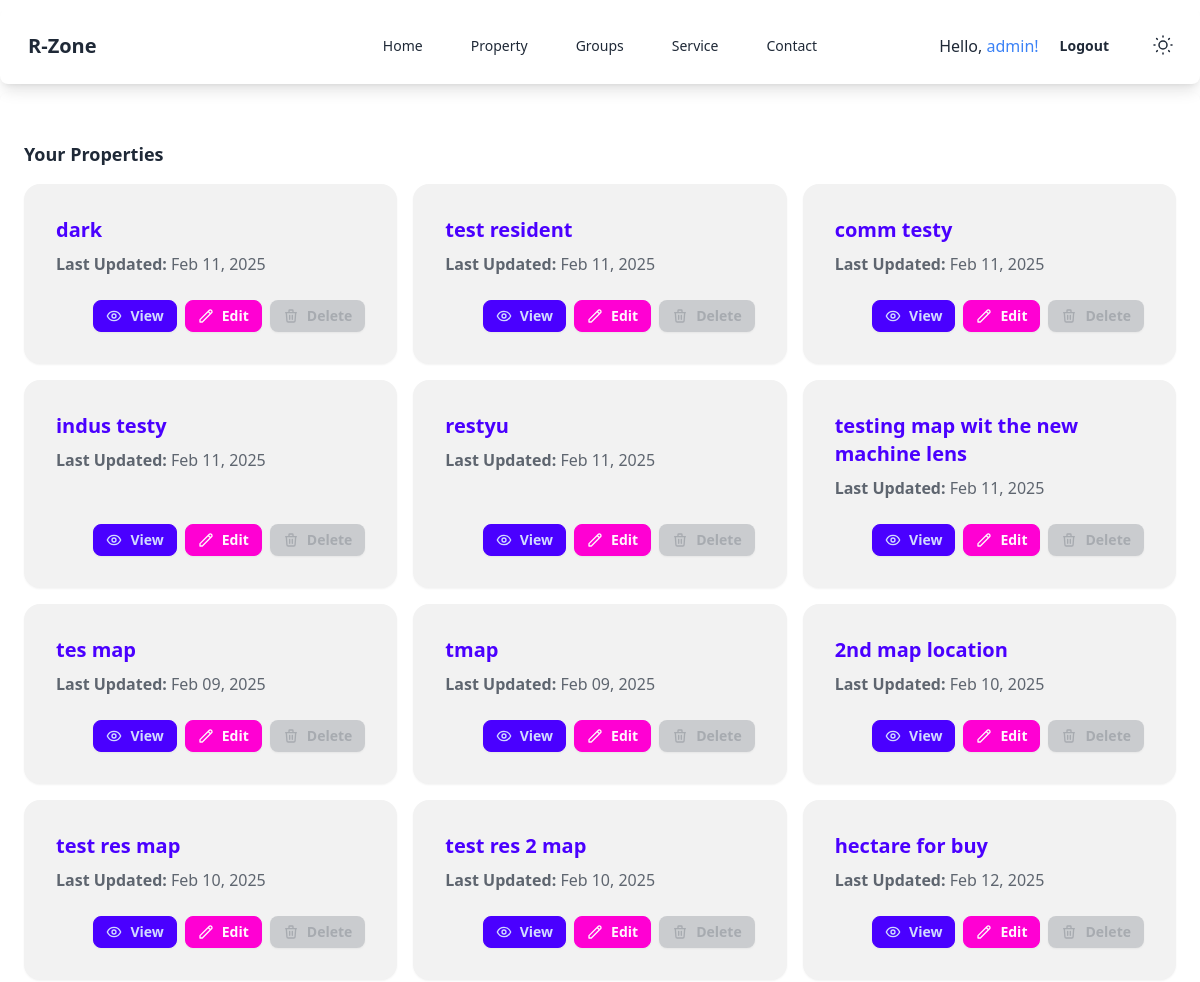
The app's page /dash_user_post/ (signed in, upper part), older data.
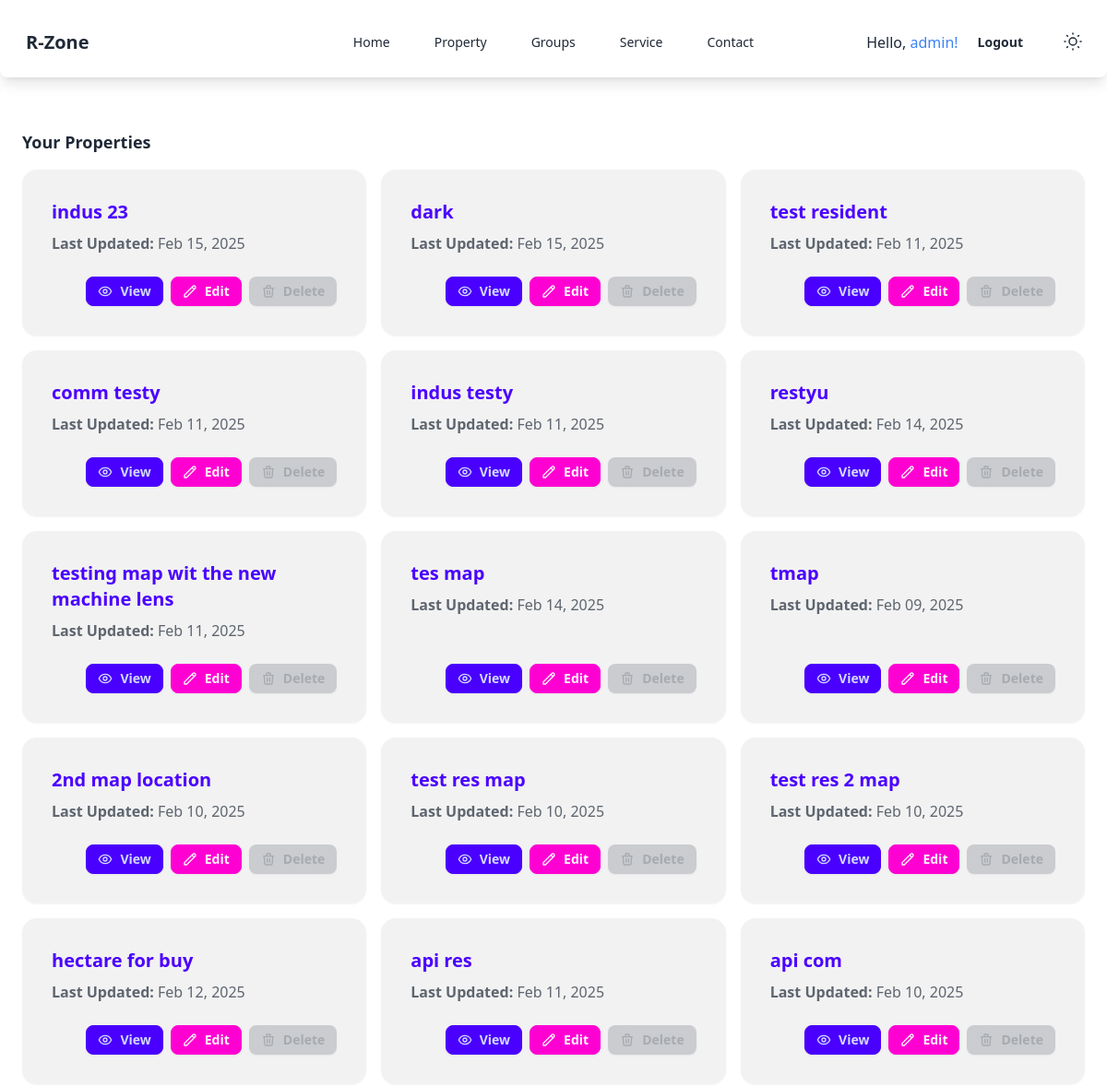
The same page, newer data.
### property/models.py (models this page shows, shortened)
class Property(models.Model):
    user = models.ForeignKey(settings.AUTH_USER_MODEL, on_delete=models.CASCADE, related_name='properties')
    title = models.CharField(max_length=255)
    slug = models.SlugField(max_length=255, unique=True, blank=True, null=True)  # SEO-friendly URL
    contact_phone = models.CharField(max_length=20)
    description = models.TextField(max_length=1000, blank=True, null=True)  # Limit description to 1000 characters
    location = models.CharField(max_length=255, blank=True, null=True)  # General location (e.g., neighborhood, city)
    latitude = models.DecimalField(max_digits=9, decimal_places=6, blank=True, null=True)
    longitude = models.DecimalField(max_digits=9, decimal_places=6, blank=True, null=True)
    country = models.CharField(max_length=100, blank=True, null=True)  # Country
    state = models.CharField(max_length=100, blank=True, null=True)  # State or province
    district = models.CharField(max_length=100, blank=True, null=True)  # District
    subdivision = models.CharField(max_length=100, blank=True, null=True)  # Subdivision (e.g., mandal, sub-district)
    village = models.CharField(max_length=100, blank=True, null=True)  # Village or town
    pincode = models.CharField(max_length=10, blank=True, null=True)  # Postal code or ZIP code
    deal_type = models.CharField(max_length=50, choices=DEAL_TYPE_CHOICES, default='SELL')
    status = models.CharField(max_length=50, choices=STATUS_CHOICES, default='AVAILABLE')  # Tracks availability status
    listing_date = models.DateField(auto_now_add=True, null=True)  # Automatically set when created (IST)
    updated_date = models.DateTimeField(auto_now=True)   # Automatically updated on every save
    is_published = models.BooleanField(default=True)  # True if property is published
    featured = models.BooleanField(default=False)  # Highlight featured properties
    contact_email = models.EmailField(blank=True, null=True)  # Contact email for inquiries
    class Meta:
        ordering = ['-listing_date']  # Default ordering for queries
    def save(self, *args, **kwargs):
        if not self.slug:
            self.slug = slugify(self.title)
            original_slug = self.slug
            counter = 1
            while self.__class__.objects.filter(slug=self.slug).exists():
                self.slug = f"{original_slug}-{counter}"
                counter += 1
        if self.location and (not self.latitude or not self.longitude):
            latitude, longitude = extract_lat_lon_from_gmaps_url(self.location)
            if latitude and longitude:
                self.latitude = latitude
                self.longitude = longitude
        super().save(*args, **kwargs)

### account/views.py (the view)
# urls.py: path('dash_user_post/', views.dash_user_post, name='dash_user_post'),
@login_required
def dash_user_post(request):
    user = request.user  # Get the logged-in user
    properties = Property.objects.filter(user=user)
    land_properties = LandProperty.objects.filter(user=user)
    residential_properties = ResidentialProperty.objects.filter(user=user)
    commercial_properties = CommercialProperty.objects.filter(user=user)
    industrial_properties = IndustrialProperty.objects.filter(user=user)
    context = {
        'properties': properties,
        'land_properties': land_properties,
        'residential_properties': residential_properties,
        'commercial_properties': commercial_properties,
        'industrial_properties': industrial_properties,
    }
    return render(request, 'account/dashboard/dash_user_post.html', context)

### templates/account/dashboard/dash_user_post.html (shortened to what this page needs)
{% extends 'base.html' %}
{% load static %}
{% block content %}
<div class="bg-base-100 p-6 rounded-lg shadow-md">
    {% if properties %}
        <div class="mt-6">
            <h3 class="text-lg font-semibold text-base-content mb-4">Your Properties</h3>
            <div class="grid grid-cols-1 md:grid-cols-2 lg:grid-cols-3 gap-4">
                {% for property in properties %}
                    <div class="card bg-base-200 shadow-sm hover:shadow-md transition-shadow">
                        <div class="card-body">
                            <h4 class="card-title text-primary">{{ property.title }}</h4>
                            <p class="text-base-content/70">
                                <strong>Last Updated:</strong> {{ property.updated_date|date:"M d, Y" }}
                            </p>
                            <div class="card-actions justify-end mt-4">
                                <a href="{% url 'property_detail' property.slug %}" class="btn btn-sm btn-primary">
                                    View
                                </a>
                                <a href="{% url 'edit_property' property.id %}" class="btn btn-sm btn-secondary">
                                    <svg class="w-4 h-4" fill="none" stroke="currentColor" viewBox="0 0 24 24">
                                        <path stroke-linecap="round" stroke-linejoin="round" stroke-width="2" d="M15.232 5.232l3.536 3.536m-2.036-5.036a2.5 2.5 0 113.536 3.536L6.5 21.036H3v-3.572L16.732 3.732z"></path>
                                    </svg>
                                    Edit
                                </a>
                                <button onclick="confirmDelete('{{ property.slug }}')" class="btn btn-sm btn-error" disabled>
                                    <svg class="w-4 h-4" fill="none" stroke="currentColor" viewBox="0 0 24 24">
                                        <path stroke-linecap="round" stroke-linejoin="round" stroke-width="2" d="M19 7l-.867 12.142A2 2 0 0116.138 21H7.862a2 2 0 01-1.995-1.858L5 7m5 4v6m4-6v6m1-10V4a1 1 0 00-1-1h-4a1 1 0 00-1 1v3M4 7h16"></path>
                                    </svg>
                                    Delete
                                </button>
                            </div>
                        </div>
                    </div>
                {% endfor %}
            </div>
        </div>
    {% else %}
        <div class="mt-6">
            <p class="text-base-content/70">No properties available.</p>
        </div>
    {% endif %}
</div>
{% endblock %}

Row changes from the older to the newer data that the page shows:
added Property: title "indus 23", updated_date "Feb 15, 2025"
changed Property "dark": updated_date "Feb 11, 2025" → "Feb 15, 2025"
changed Property "restyu": updated_date "Feb 11, 2025" → "Feb 14, 2025"
changed Property "tes map": updated_date "Feb 09, 2025" → "Feb 14, 2025"
now on this page (row unchanged): Property: title "api res", updated_date "Feb 11, 2025"
now on this page (row unchanged): Property: title "api com", updated_date "Feb 10, 2025"
